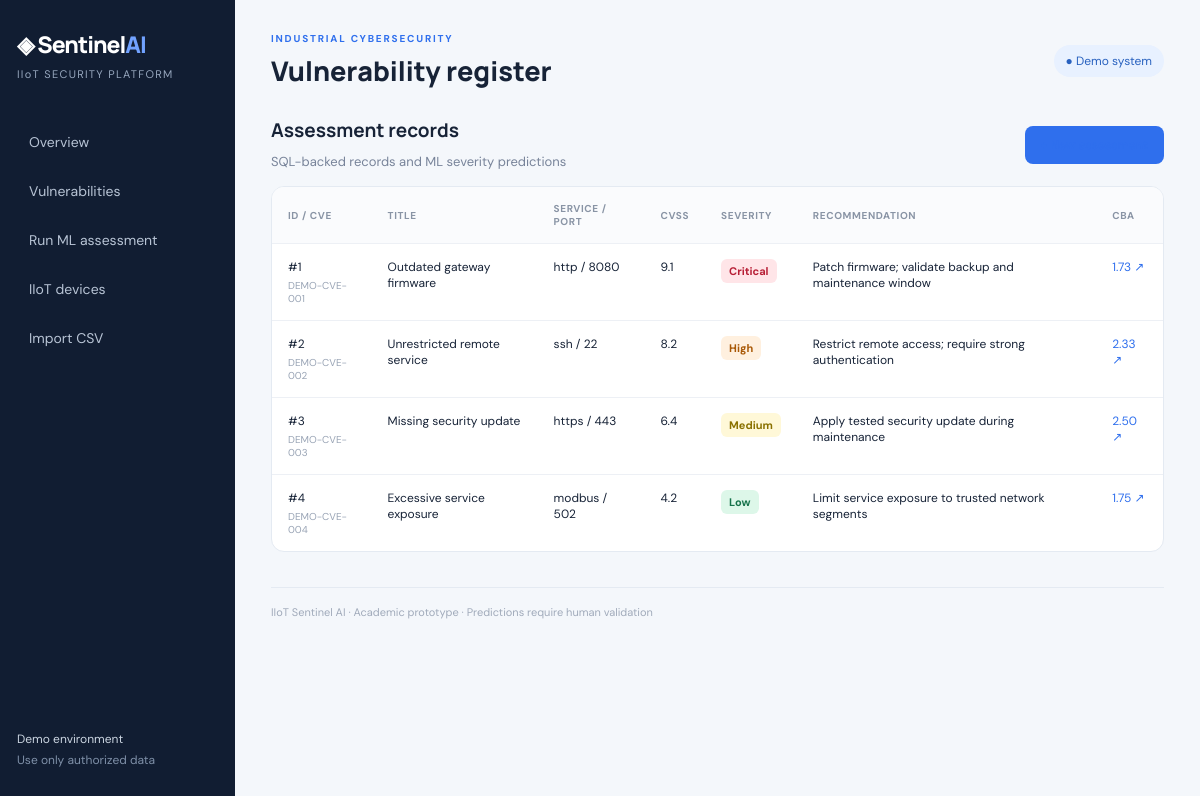
/vulnerabilities, run on the app's committed database.
### tables this page shows
CREATE TABLE vulnerabilities (
      id INTEGER PRIMARY KEY AUTOINCREMENT,
      device_id INTEGER,
      cve_id TEXT,
      title TEXT NOT NULL,
      service TEXT,
      port INTEGER,
      cvss REAL NOT NULL,
      is_public INTEGER NOT NULL DEFAULT 0,
      patch_available INTEGER NOT NULL DEFAULT 0,
      known_exploit INTEGER NOT NULL DEFAULT 0,
      asset_criticality INTEGER NOT NULL DEFAULT 2,
      predicted_severity TEXT NOT NULL,
      model_name TEXT NOT NULL,
      recommendation TEXT NOT NULL,
      mitigation_cost REAL NOT NULL,
      mitigation_benefit REAL NOT NULL,
      cba_score REAL NOT NULL,
      created_at TEXT NOT NULL,
      FOREIGN KEY(device_id) REFERENCES devices(id) ON DELETE SET NULL
    );

### app.py (the view)
@app.route("/vulnerabilities")
def vulnerabilities():
    db = get_db()
    rows = db.execute("""SELECT v.*, d.name AS device_name FROM vulnerabilities v
        LEFT JOIN devices d ON v.device_id=d.id ORDER BY v.created_at DESC""").fetchall()
    return render_template("vulnerabilities.html", rows=rows)

### database.py (called while the page is built)
def get_db():
    conn = sqlite3.connect(DB_PATH)
    conn.row_factory = sqlite3.Row
    conn.execute("PRAGMA foreign_keys = ON")
    return conn

### templates/vulnerabilities.html
{% extends "base.html" %}{% set heading="Vulnerability register" %}{% block content %}
<div class="section-head"><div><h2>Assessment records</h2><p>SQL-backed records and ML severity predictions</p></div><a class="btn" href="/analyze">+ New assessment</a></div>
<div class="table-wrap"><table><thead><tr><th>ID / CVE</th><th>Title</th><th>Service / port</th><th>CVSS</th><th>Severity</th><th>Recommendation</th><th>CBA</th></tr></thead><tbody>
{% for r in rows %}<tr><td>#{{r["id"]}}<small>{{r["cve_id"]}}</small></td><td>{{r["title"]}}</td><td>{{r["service"]}} / {{r["port"]}}</td><td>{{"%.1f"|format(r["cvss"])}}</td><td><span class="severity {{r['predicted_severity']|lower}}">{{r["predicted_severity"]}}</span></td><td>{{r["recommendation"]}}</td><td><a href="/vulnerability/{{r['id']}}">{{"%.2f"|format(r["cba_score"])}} ↗</a></td></tr>{% endfor %}
</tbody></table></div>{% endblock %}

### static/style.css (style rules this page uses)
:root { --bg:#f4f7fb;--ink:#172337;--muted:#778399;--line:#e4eaf2;--blue:#2f6fed;--nav:#111d32 }
* { box-sizing:border-box }
body { margin:0;background:var(--bg);font-family:'DM Sans',sans-serif;color:var(--ink);display:flex }
h2 { font:700 19px Manrope;margin:0 0 8px }
p { color:var(--muted);line-height:1.65;font-size:13px }
.btn { display:inline-block;background:var(--blue);border:0;border-radius:8px;color:white;padding:11px 16px;font:600 13px 'DM Sans';text-decoration:none;cursor:pointer }
.section-head { display:flex;align-items:center;justify-content:space-between;margin:28px 0 14px }
.section-head p { margin:0 }
.section-head a { font-size:12px;color:var(--blue);text-decoration:none }
.table-wrap { background:#fff;border:1px solid var(--line);border-radius:13px;overflow:auto }
table { width:100%;border-collapse:collapse;font-size:12px;min-width:750px }
th { text-align:left;background:#fafbfd;color:#8994a5;font-size:10px;letter-spacing:.6px;text-transform:uppercase;padding:15px 16px }
td { padding:15px 16px;border-top:1px solid #edf0f5;vertical-align:top }
td small { display:block;color:#99a4b5;margin-top:4px;max-width:230px }
td a { color:var(--blue);text-decoration:none }
.severity { display:inline-block;border-radius:6px;padding:5px 8px;font-size:11px;font-weight:700;background:#edf0f5;color:#526075 }
.severity.critical { background:#ffe5e8;color:#b71e35 }
.severity.high { background:#fff0df;color:#a95805 }
.severity.medium { background:#fff8d8;color:#8a7100 }
.severity.low { background:#ddf7e9;color:#16734b }

### data on the page
vulnerabilities: id "1", cve_id "DEMO-CVE-001", title "Outdated gateway firmware", service "http", port "8080", cvss "9.1", predicted_severity "Critical", recommendation "Patch firmware; validate backup and maintenance window", cba_score "1.73"
vulnerabilities: id "2", cve_id "DEMO-CVE-002", title "Unrestricted remote service", service "ssh", port "22", cvss "8.2", predicted_severity "High", recommendation "Restrict remote access; require strong authentication", cba_score "2.33"
vulnerabilities: id "3", cve_id "DEMO-CVE-003", title "Missing security update", service "https", port "443", cvss "6.4", predicted_severity "Medium", recommendation "Apply tested security update during maintenance", cba_score "2.50"
vulnerabilities: id "4", cve_id "DEMO-CVE-004", title "Excessive service exposure", service "modbus", port "502", cvss "4.2", predicted_severity "Low", recommendation "Limit service exposure to trusted network segments", cba_score "1.75"

### other printed values
{{ heading or "Security overview" }} "Vulnerability register"
